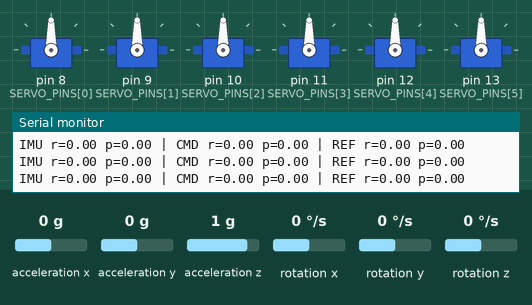
This sketch was run on a simulated Arduino Uno, built with avr-gcc and run on an emulated ATmega328P. On the bench: 6 × servo, the last lines printed to the serial monitor. Wiring (inferred from the names in the program): MPU-9250 motion sensor at I2C address 0x68. The inputs (shaded band) are chosen by the test bench; at power-on: rotation x 0 °/s, rotation y 0 °/s, acceleration x 0 g, acceleration y 0 g, acceleration z 1 g, rotation z 0 °/s.

Above: at 5.5 s.
5.6 s: rotation x set to 10 °/s
At 7.3 s:
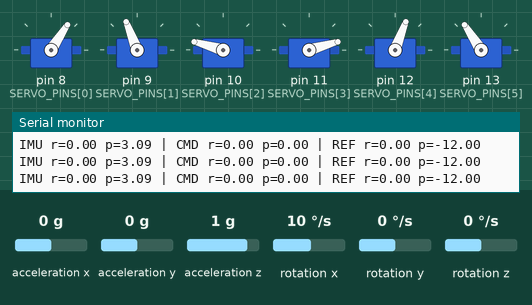
7.6 s: rotation y set to -192 °/s
At 8.8 s:
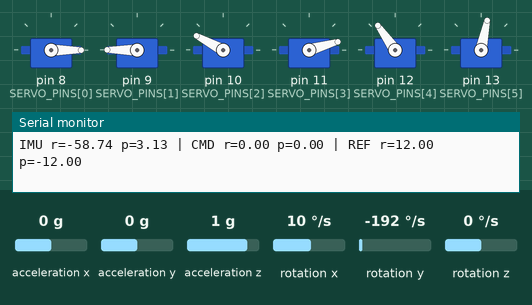
9.1 s: rotation y set to 3 °/s
At 11.37 s:
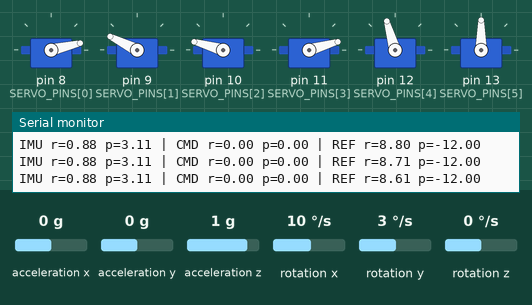
12.1 s: rotation y set to -5 °/s
At 13.8 s:
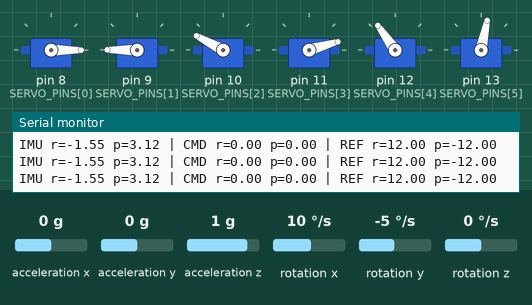
Timing chart, 0 to 15.3 s (numbered marks = the images above; inputs shaded):
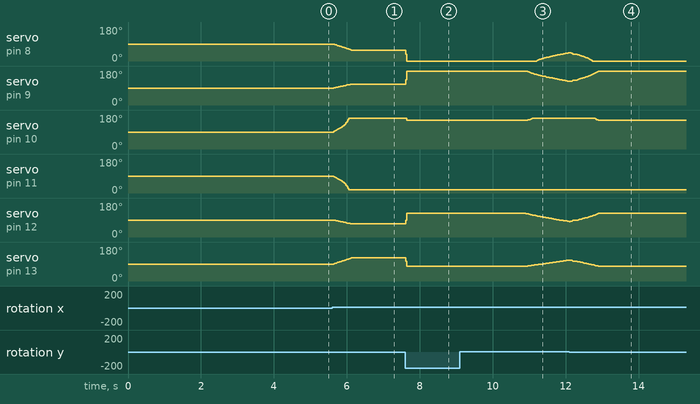

Measured:
- after the input at 5.6 s, servo on pin 8 (SERVO_PINS[0]): moves from 90° to 57° over 0.49 s, starting at once; servo on pin 9 (SERVO_PINS[1]): moves from 90° to 111° over 0.48 s, starting at once
- after the input at 7.6 s, servo on pin 8 (SERVO_PINS[0]): 57° → 0° at once; servo on pin 9 (SERVO_PINS[1]): 111° → 180° at once; servo on pin 10 (SERVO_PINS[2]): 164° → 152° after 0.05 s; servo on pin 12 (SERVO_PINS[4]): 69° → 125° at once; servo on pin 13 (SERVO_PINS[5]): 123° → 78° at once
- after the input at 9.1 s, servo on pin 8 (SERVO_PINS[0]): moves from 0° to 44° over 0.89 s, starting after 2.1 s; servo on pin 9 (SERVO_PINS[1]): moves from 180° to 125° over 1.2 s, starting after 1.8 s
- after the input at 12.1 s, servo on pin 10 (SERVO_PINS[2]): 164° → 152° after 0.71 s; servo on pin 11 (SERVO_PINS[3]): stays 16° (without the input it goes to 17° after 1.8 s)

The sketch:

stewart_controller.ino
```cpp
// stewart_controller.ino
// Main: reads IMU roll/pitch, reads commanded roll/pitch from Serial,
// runs IK, maps to servo angles, writes servos, prints telemetry.

#include <Arduino.h>
#include <Servo.h>
#include <math.h>

#include "controller.h"

// --------- Externs from imu.cpp ---------
extern void  imu_begin();
extern void  imu_update();
extern void  imu_get_rp(float& roll_deg, float& pitch_deg);

// --------- Externs from inverse_kinematics.cpp ---------
extern void  ik_init_geometry(); // precomputes B, p, beta
extern void  ik_compute(float roll_deg, float pitch_deg, float alpha_rad_out[6]);


// ---------- Servo setup ----------
static const int SERVO_PINS[6] = {8, 9, 10, 11, 12, 13};
// Left-mounted servos are inverted (per your hardware note)
static const bool SERVO_INVERTED[6] = {false, true, false, true, false, true};

// Map α [deg] to servo command [0..180]; center ~90, ±30° span → [60..120]
static inline int mapAlphaToServoDeg(float alpha_deg) {
  long m = map((long)alpha_deg, -30, 30, 60, 120);
  if (m < 0) m = 0; if (m > 180) m = 180;
  return (int)m;
}

// Optional overall sign calibration (keep as in your last working build)
static const int ROLL_DIR  = -1;  // +roll tilts +Y side down
static const int PITCH_DIR = -1;  // +pitch tilts +X side down

Servo servos[6];

// Commanded pose from Serial (deg)
volatile float cmd_roll_deg  = 0.0f;
volatile float cmd_pitch_deg = 0.0f;
static unsigned long last_loop_us = 0;

static void parseSerialCommands() {
  // Accept lines like: "r=3.5 p=-2"  or "3.5 -2"
  if (!Serial.available()) return;
  String line = Serial.readStringUntil('\n');
  line.trim();
  if (line.length() == 0) return;

  float r=cmd_roll_deg, p=cmd_pitch_deg;
  int matched = 0;

  // Try "r=.. p=.."
  if (line.indexOf('r') != -1 || line.indexOf('R') != -1) {
    // crude parse
    int ir = line.indexOf('r');
    if (ir == -1) ir = line.indexOf('R');
    int ip = line.indexOf('p');
    if (ip == -1) ip = line.indexOf('P');
    if (ir != -1) {
      int eq = line.indexOf('=', ir);
      if (eq != -1) r = line.substring(eq+1).toFloat(), matched++;
    }
    if (ip != -1) {
      int eq = line.indexOf('=', ip);
      if (eq != -1) p = line.substring(eq+1).toFloat(), matched++;
    }
  } else {
    // Try two floats
    char buf[64];
    line.toCharArray(buf, sizeof(buf));
    if (sscanf(buf, "%f %f", &r, &p) == 2) matched = 2;
  }

  if (matched) {
    cmd_roll_deg  = r;
    cmd_pitch_deg = p;
    Serial.print(F("[CMD] roll="));  Serial.print(cmd_roll_deg, 2);
    Serial.print(F(" pitch="));      Serial.println(cmd_pitch_deg, 2);
  }
}

void setup() {
  Serial.begin(115200);
  Serial.println(F("\n=== Stewart Platform Controller Boot ==="));

  // 1) Initialize geometry
  ik_init_geometry();

  // 2) Attach servos and move to neutral position (flat platform)
  for (int i = 0; i < 6; i++) {
    servos[i].attach(SERVO_PINS[i]);
  }

  // Compute neutral alpha and send to servos
  float alpha_rad[6];
  ik_compute(0.0f, 0.0f, alpha_rad);
  for (int i = 0; i < 6; i++) {
    float deg = alpha_rad[i] * 180.0f / PI;
    int mapped = map((int)deg, -30, 30, 60, 120);
    if (SERVO_INVERTED[i]) mapped = 180 - mapped;
    mapped = constrain(mapped, 0, 180);
    servos[i].write(mapped);
  }

  Serial.println(F("Servos set to neutral (roll=0, pitch=0)"));
  delay(1500); // wait for the platform to settle

  // 3) Initialize IMU (do this while platform is level and still)
  imu_begin();

  controller_init(cmd_roll_deg, cmd_pitch_deg);
  last_loop_us = micros();

  Serial.println(F("Stewart controller ready. Send 'r=<deg> p=<deg>' or '<r> <p>'"));
}

void loop() {
  unsigned long now_us = micros();
  float dt = (now_us - last_loop_us) * 1.0e-6f;
  if (dt <= 0.0f) {
    dt = 0.0005f; // fallback to 2 kHz in rare micros rollover race
  }
  last_loop_us = now_us;

  // 1) Update IMU fusion
  imu_update();
  float meas_roll_deg=0, meas_pitch_deg=0;
  imu_get_rp(meas_roll_deg, meas_pitch_deg);

  // 2) Handle serial commands
  parseSerialCommands();

  // // 3) Compute IK for commanded pose (apply sign calibration)
  // float alpha_rad2[6];
  // ik_compute(ROLL_DIR*cmd_roll_deg, PITCH_DIR*cmd_pitch_deg, alpha_rad2);

  // // 4) Map α → servo and write
  // for (int i = 0; i < 6; i++) {
  //   float alpha_deg2 = alpha_rad2[i] * 180.0f / PI;
  //   int sdeg = mapAlphaToServoDeg(alpha_deg2);
  //   if (SERVO_INVERTED[i]) sdeg = 180 - sdeg;
  //   servos[i].write(sdeg);
  // }

  // Reset controller reference if a new command is provided (prevents windup)
  static float last_cmd_roll = 0.0f;
  static float last_cmd_pitch = 0.0f;
  if (fabsf(cmd_roll_deg - last_cmd_roll) > 1e-3f ||
      fabsf(cmd_pitch_deg - last_cmd_pitch) > 1e-3f) {
    controller_reset(cmd_roll_deg, cmd_pitch_deg);
    last_cmd_roll  = cmd_roll_deg;
    last_cmd_pitch = cmd_pitch_deg;
  }

  // --- servo write rate limit ---
  static unsigned long lastServoWrite = 0;
  const unsigned long SERVO_WRITE_PERIOD_US = 10000; // 10 ms = 100 Hz
  if (now_us - lastServoWrite >= SERVO_WRITE_PERIOD_US) {
    lastServoWrite = now_us;

    // --- PD attitude controller (absolute, no accumulation) ---
    float ref_roll_deg = 0.0f;
    float ref_pitch_deg = 0.0f;

    controller_update(cmd_roll_deg, cmd_pitch_deg,
                      meas_roll_deg, meas_pitch_deg,
                      dt,
                      ref_roll_deg, ref_pitch_deg);

    // --- Compute IK for absolute reference ---
    float alpha_rad[6];
    ik_compute(ROLL_DIR*ref_roll_deg, PITCH_DIR*ref_pitch_deg, alpha_rad);

    for (int i = 0; i < 6; i++) {
      float alpha_deg = alpha_rad[i] * 180.0f / PI;
      int sdeg = mapAlphaToServoDeg(alpha_deg);
      if (SERVO_INVERTED[i]) sdeg = 180 - sdeg;
      servos[i].write(sdeg);
    }

    // Telemetry
    Serial.print(F("IMU r="));   Serial.print(meas_roll_deg, 2);
    Serial.print(F(" p="));      Serial.print(meas_pitch_deg, 2);
    Serial.print(F(" | CMD r="));Serial.print(cmd_roll_deg, 2);
    Serial.print(F(" p="));      Serial.print(cmd_pitch_deg, 2);
    Serial.print(F(" | REF r="));Serial.print(ref_roll_deg, 2);
    Serial.print(F(" p="));      Serial.println(ref_pitch_deg, 2);
  }


}
```

controller.cpp
```cpp
#include <Arduino.h>
#include <math.h>
#include "controller.h"

namespace {
static const float KP_ROLL  = 2.0f;
static const float KP_PITCH = 2.0f;

static const float KI_ROLL  = 8.0f;
static const float KI_PITCH = 8.0f;
static const float ICLAMP   = 15.0f;

static const float KD_ROLL  = 0.0f;
static const float KD_PITCH = 0.0f;
static const float DERIV_LPF_ALPHA = 0.95f;

static const float DEAD_BAND_DEG = 0.3f;
static const float REF_LIMIT_DEG = 12.0f;


static float err_roll_prev  = 0.0f;
static float err_pitch_prev = 0.0f;
static float derr_roll_filt  = 0.0f;
static float derr_pitch_filt = 0.0f;
static float ref_roll_prev = 0.0f;
static float ref_pitch_prev = 0.0f;
static float i_roll = 0.0f;
static float i_pitch = 0.0f;
}

// ---------- helpers ----------
inline float apply_deadband(float err, float threshold) {
  return (fabs(err) < threshold) ? 0.0f : err;
}

// ---------- initialization ----------
void controller_init(float initial_roll_deg, float initial_pitch_deg) {
  err_roll_prev = 0.0f;
  err_pitch_prev = 0.0f;
  derr_roll_filt = 0.0f;
  derr_pitch_filt = 0.0f;
  ref_roll_prev = initial_roll_deg;
  ref_pitch_prev = initial_pitch_deg;
  i_roll = 0.0f;
  i_pitch = 0.0f;
}

void controller_reset(float ref_roll_deg_in, float ref_pitch_deg_in) {
  controller_init(ref_roll_deg_in, ref_pitch_deg_in);
}

// ---------- main update ----------
void controller_update(float desired_roll_deg,
                       float desired_pitch_deg,
                       float measured_roll_deg,
                       float measured_pitch_deg,
                       float dt_seconds,
                       float& ref_roll_deg_out,
                       float& ref_pitch_deg_out) {
  if (dt_seconds <= 0.0f) dt_seconds = 0.0005f;

  float err_roll  = desired_roll_deg  - measured_roll_deg;
  float err_pitch = desired_pitch_deg - measured_pitch_deg;

  err_roll  = apply_deadband(err_roll,  DEAD_BAND_DEG);
  err_pitch = apply_deadband(err_pitch, DEAD_BAND_DEG);

  float derr_roll  = (err_roll  - err_roll_prev)  / dt_seconds;
  float derr_pitch = (err_pitch - err_pitch_prev) / dt_seconds;

  derr_roll_filt  = DERIV_LPF_ALPHA * derr_roll_filt  + (1.0f - DERIV_LPF_ALPHA) * derr_roll;
  derr_pitch_filt = DERIV_LPF_ALPHA * derr_pitch_filt + (1.0f - DERIV_LPF_ALPHA) * derr_pitch;

  // --- integral term with anti-windup ---
  i_roll  += KI_ROLL  * err_roll  * dt_seconds;
  i_pitch += KI_PITCH * err_pitch * dt_seconds;
  if (i_roll  >  ICLAMP) i_roll  =  ICLAMP;
  if (i_roll  < -ICLAMP) i_roll  = -ICLAMP;
  if (i_pitch >  ICLAMP) i_pitch =  ICLAMP;
  if (i_pitch < -ICLAMP) i_pitch = -ICLAMP;

  // --- PID correction (absolute output, not accumulated) ---
  float corr_roll  = KP_ROLL  * err_roll  + KD_ROLL  * derr_roll_filt + i_roll;
  float corr_pitch = KP_PITCH * err_pitch + KD_PITCH * derr_pitch_filt + i_pitch;

  // absolute reference = command + correction
  float ref_roll  = desired_roll_deg  + corr_roll;
  float ref_pitch = desired_pitch_deg + corr_pitch;

  // clamp
  ref_roll  = constrain(ref_roll,  -REF_LIMIT_DEG, REF_LIMIT_DEG);
  ref_pitch = constrain(ref_pitch, -REF_LIMIT_DEG, REF_LIMIT_DEG);

  // output and store for next cycle
  ref_roll_deg_out  = ref_roll;
  ref_pitch_deg_out = ref_pitch;
  err_roll_prev     = err_roll;
  err_pitch_prev    = err_pitch;
  ref_roll_prev     = ref_roll;
  ref_pitch_prev    = ref_pitch;
}
```

controller.h
```cpp
#ifndef STEWART_CONTROLLER_CONTROLLER_H
#define STEWART_CONTROLLER_CONTROLLER_H

void controller_init(float initial_roll_deg, float initial_pitch_deg);
void controller_reset(float ref_roll_deg, float ref_pitch_deg);
void controller_update(float desired_roll_deg,
                       float desired_pitch_deg,
                       float measured_roll_deg,
                       float measured_pitch_deg,
                       float dt_seconds,
                       float& ref_roll_deg_out,
                       float& ref_pitch_deg_out);

#endif // STEWART_CONTROLLER_CONTROLLER_H
```

imu.cpp
```cpp
// imu.cpp
// MPU9250 (MPU6050 register map) complementary filter for roll & pitch.
// Includes axis remap for your upside-down + swapped mounting
// and dynamic accel-offset calibration (current position = 0,0).

#include <Arduino.h>
#include <Wire.h>

static const uint8_t MPU = 0x68; // AD0=GND

// Raw sensors
static float AccX, AccY, AccZ, aux;
static float GyroX, GyroY, GyroZ;

// Estimates (deg)
static float roll_est = 0.0f, pitch_est = 0.0f, yaw_est = 0.0f;

// Gyro biases
static float GyroErrorX = 0.0f, GyroErrorY = 0.0f, GyroErrorZ = 0.0f;

// Accel offsets (deg)
static float rollOffset  = 0.0f;
static float pitchOffset = 0.0f;

// Complementary filter parameters
static const float alpha = 0.96f;
static unsigned long t_prev_us = 0;

// --- Moving average filter for accelerometer ---
static const int AVG_WINDOW = 50;
static float rollBuf[AVG_WINDOW];
static float pitchBuf[AVG_WINDOW];
static int bufIdx = 0;
static bool bufFilled = false;

// ---------- Gyro calibration ----------
static void calibrateGyro() {
  float sx=0, sy=0, sz=0;
  const int N = 200;

  Serial.println(F("Calibrating gyro... keep still"));
  for (int i = 0; i < N; i++) {
    Wire.beginTransmission(MPU);
    Wire.write(0x43);
    Wire.endTransmission(false);
    Wire.requestFrom(MPU, 6, true);
    float gx = (int16_t)((Wire.read()<<8) | Wire.read()) / 131.0f;
    float gy = (int16_t)((Wire.read()<<8) | Wire.read()) / 131.0f;
    float gz = (int16_t)((Wire.read()<<8) | Wire.read()) / 131.0f;

    // Apply same axis remap as runtime
    aux = gx; gx = gy; gy = aux; gz = -gz;

    sx += gx; sy += gy; sz += gz;
    delay(5);
  }
  GyroErrorX = sx / N;
  GyroErrorY = sy / N;
  GyroErrorZ = sz / N;

  Serial.print(F("Gyro bias X=")); Serial.println(GyroErrorX, 4);
  Serial.print(F("Gyro bias Y=")); Serial.println(GyroErrorY, 4);
  Serial.print(F("Gyro bias Z=")); Serial.println(GyroErrorZ, 4);
}

// ---------- Accelerometer offset calibration ----------
static void calibrateAccelOffsets() {
  const int N = 200;
  float rollSum = 0.0f, pitchSum = 0.0f;

  Serial.println(F("Calibrating accelerometer... keep platform level and still"));

  for (int i = 0; i < N; i++) {
    // Read accelerometer registers
    Wire.beginTransmission(MPU);
    Wire.write(0x3B);
    Wire.endTransmission(false);
    Wire.requestFrom(MPU, 6, true);
    float ax = (int16_t)((Wire.read()<<8) | Wire.read()) / 16384.0f;
    float ay = (int16_t)((Wire.read()<<8) | Wire.read()) / 16384.0f;
    float az = (int16_t)((Wire.read()<<8) | Wire.read()) / 16384.0f;

    // Apply same remap (IMU mounted upside-down)
    aux = ax;
    ax = ay;
    ay =  aux;
    az = -az;

    // Compute instantaneous roll/pitch
    float rollAcc  = atan2f(ay, sqrtf(ax*ax + az*az)) * 180.0f/PI;
    float pitchAcc = atan2f(-ax, sqrtf(ay*ay + az*az)) * 180.0f/PI;

    rollSum  += rollAcc;
    pitchSum += pitchAcc;
    delay(5);
  }

  rollOffset  = rollSum / N;
  pitchOffset = pitchSum / N;

  Serial.println(F("Accelerometer offset calibration done."));
  Serial.print(F("rollOffset = "));  Serial.println(rollOffset, 3);
  Serial.print(F("pitchOffset = ")); Serial.println(pitchOffset, 3);
}

// ---------- Initialization ----------
void imu_begin() {
  Wire.begin();

  // Wake up
  Wire.beginTransmission(MPU);
  Wire.write(0x6B);
  Wire.write(0x00);
  Wire.endTransmission(true);

  delay(100);
  calibrateGyro();
  delay(200);
  calibrateAccelOffsets();

  t_prev_us = micros();
}

// ---------- Runtime update ----------
void imu_update() {
  // --- Read accelerometer ---
  Wire.beginTransmission(MPU);
  Wire.write(0x3B);
  Wire.endTransmission(false);
  Wire.requestFrom(MPU, 6, true);
  AccX = (int16_t)((Wire.read()<<8) | Wire.read()) / 16384.0f;
  AccY = (int16_t)((Wire.read()<<8) | Wire.read()) / 16384.0f;
  AccZ = (int16_t)((Wire.read()<<8) | Wire.read()) / 16384.0f;

  // Axis remap
  aux = AccX;
  AccX = AccY;
  AccY =  aux;
  AccZ = -AccZ;

  float accRoll  = atan2f(AccY, sqrtf(AccX*AccX + AccZ*AccZ)) * 180.0f/PI - rollOffset;
  float accPitch = atan2f(-AccX, sqrtf(AccY*AccY + AccZ*AccZ)) * 180.0f/PI - pitchOffset;

  // --- Moving average for accelerometer ---
  rollBuf[bufIdx]  = accRoll;
  pitchBuf[bufIdx] = accPitch;
  bufIdx++;
  if (bufIdx >= AVG_WINDOW) { bufIdx = 0; bufFilled = true; }

  int n = bufFilled ? AVG_WINDOW : bufIdx;
  float sumR = 0.0f, sumP = 0.0f;
  for (int i = 0; i < n; i++) {
    sumR += rollBuf[i];
    sumP += pitchBuf[i];
  }
  float accRoll_filt  = sumR / n;
  float accPitch_filt = sumP / n;

  // --- Read gyro ---
  Wire.beginTransmission(MPU);
  Wire.write(0x43);
  Wire.endTransmission(false);
  Wire.requestFrom(MPU, 6, true);
  GyroX = (int16_t)((Wire.read()<<8) | Wire.read()) / 131.0f;
  GyroY = (int16_t)((Wire.read()<<8) | Wire.read()) / 131.0f;
  GyroZ = (int16_t)((Wire.read()<<8) | Wire.read()) / 131.0f;

  // Axis remap same as accel
  aux = GyroX;
  GyroX = GyroY;
  GyroY =  aux;
  GyroZ = -GyroZ;

  // Remove bias
  GyroX -= GyroErrorX;
  GyroY -= GyroErrorY;
  GyroZ -= GyroErrorZ;

  // dt
  unsigned long t_now = micros();
  float dt = (t_now - t_prev_us) * 1e-6f;
  t_prev_us = t_now;
  if (dt <= 0) dt = 0.001f;

  // trust accelerometer only when close to 1 g
  float anorm = sqrtf(AccX*AccX + AccY*AccY + AccZ*AccZ);
  float w = (fabsf(anorm - 1.0f) < 0.15f) ? (1.0f - alpha) : 0.0f;

  // Complementary filter (degrees)
  roll_est  = alpha * (roll_est  + GyroX * dt) + w * accRoll_filt;
  pitch_est = alpha * (pitch_est + GyroY * dt) + w * accPitch_filt;
  yaw_est  += GyroZ * dt;
}

// ---------- Access ----------
void imu_get_rp(float& roll_deg, float& pitch_deg) {
  roll_deg  = roll_est;
  pitch_deg = pitch_est;
}
```

inverse_kinematics.cpp
```cpp
// inverse_kinematics.cpp
// Stewart platform IK for roll/pitch only (yaw=0, x=y=0, z=z0).
// Geometry and layout match your previous working C++.

#include <Arduino.h>
#include <math.h>

// ---------- Geometry constants (cm) ----------
static const float h     = 1.64f;
static const float d     = 17.0f;
static const float r_top = 7.8f;
static const float r_bot = 9.3f;
static const float z0    = 16.3f;

// ---------- Layout angles (rad) ----------
static const float pDelta = 15.25f * PI / 180.0f;
static const float bDelta = 23.58f * PI / 180.0f;

// ---------- Precomputed geometry ----------
static float beta_[6], b_phi_[6], p_phi_[6];
static float Bx_[6], By_[6];
static float px_[6], py_[6];

static void rotXY(float roll, float pitch,
                  const float px[], const float py[], const float pz[],
                  float outx[], float outy[], float outz[]) {
  float cr = cosf(roll),  sr = sinf(roll);
  float cp = cosf(pitch), sp = sinf(pitch);
  for (int i = 0; i < 6; i++) {
    float x = px[i], y = py[i], z = pz[i];
    // R = Ry(pitch)*Rx(roll)
    float x1 =  cp*x + sp*z;
    float y1 =  sr*sp*x + cr*y - sr*cp*z;
    float z1 = -cr*sp*x + sr*y + cr*cp*z;
    outx[i] = x1; outy[i] = y1; outz[i] = z1 + z0;
  }
}

void ik_init_geometry() {
  for (int k = 0; k < 6; k++) {
    p_phi_[k] = (2*PI/3)*floorf(k/2.0f)   - powf(-1.0f,k)*(pDelta/2.0f) + PI/3.0f;
    b_phi_[k] = (2*PI/3)*floorf((k+1)/2.0f) + powf(-1.0f,k)*(bDelta/2.0f);
    beta_[k]  = b_phi_[k] + (PI/2.0f)*powf(-1.0f,k);

    Bx_[k] = r_bot * cosf(b_phi_[k]);
    By_[k] = r_bot * sinf(b_phi_[k]);
    px_[k] = r_top * cosf(p_phi_[k]);
    py_[k] = r_top * sinf(p_phi_[k]);
  }
}

// roll_deg, pitch_deg are in degrees (same convention as controller)
// Output alpha in radians
void ik_compute(float roll_deg, float pitch_deg, float alpha_rad_out[6]) {
  const float roll  = roll_deg  * PI / 180.0f;
  const float pitch = pitch_deg * PI / 180.0f;

  float pz[6] = {0,0,0,0,0,0};
  float Px[6], Py[6], Pz[6];
  rotXY(roll, pitch, px_, py_, pz, Px, Py, Pz);

  for (int i = 0; i < 6; i++) {
    float lx = Px[i] - Bx_[i];
    float ly = Py[i] - By_[i];
    float lz = Pz[i];

    float e = 2*h*lz;
    float f = 2*h*(cosf(beta_[i])*lx + sinf(beta_[i])*ly);
    float g = lx*lx + ly*ly + lz*lz - (d*d - h*h);
    float A = sqrtf(e*e + f*f);

    float val = g / (A > 1e-9f ? A : 1e-9f);
    if (val >  1.0f) val =  1.0f;
    if (val < -1.0f) val = -1.0f;

    alpha_rad_out[i] = asinf(val) - atan2f(f, e);
  }
}
```
